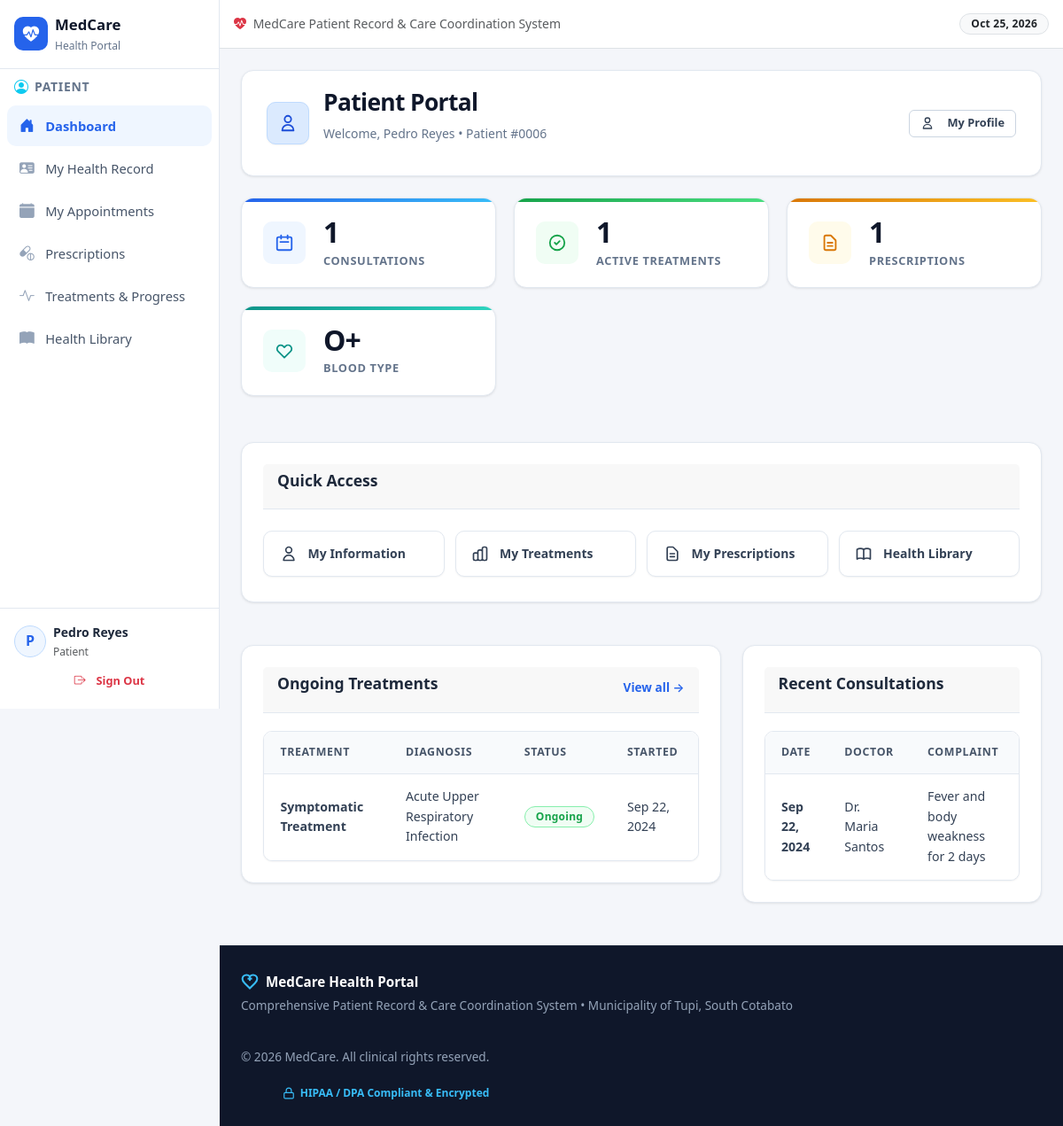
/pages/patient/dashboard.php (signed in), run on the app's committed database.
### tables this page shows
CREATE TABLE IF NOT EXISTS `patient_priority` (
  `priority_id` int NOT NULL AUTO_INCREMENT,
  `patient_id` int NOT NULL,
  `priority_level` enum('low','medium','high','critical') NOT NULL,
  `urgency_reason` text,
  `assigned_by` int NOT NULL,
  `assigned_at` timestamp NULL DEFAULT CURRENT_TIMESTAMP,
  `updated_at` timestamp NULL DEFAULT CURRENT_TIMESTAMP ON UPDATE CURRENT_TIMESTAMP,
  PRIMARY KEY (`priority_id`),
  KEY `assigned_by` (`assigned_by`),
  KEY `idx_patient` (`patient_id`),
  KEY `idx_priority` (`priority_level`)
);

CREATE TABLE IF NOT EXISTS `patients` (
  `patient_id` int NOT NULL AUTO_INCREMENT,
  `user_id` int DEFAULT NULL,
  `first_name` varchar(50) NOT NULL,
  `last_name` varchar(50) NOT NULL,
  `date_of_birth` date DEFAULT NULL,
  `gender` enum('male','female','other') DEFAULT NULL,
  `contact_number` varchar(20) DEFAULT NULL,
  `address` text,
  `emergency_contact_name` varchar(100) DEFAULT NULL,
  `emergency_contact_number` varchar(20) DEFAULT NULL,
  `blood_type` varchar(5) DEFAULT NULL,
  `allergies` text,
  `created_at` timestamp NULL DEFAULT CURRENT_TIMESTAMP,
  `updated_at` timestamp NULL DEFAULT CURRENT_TIMESTAMP ON UPDATE CURRENT_TIMESTAMP,
  PRIMARY KEY (`patient_id`),
  UNIQUE KEY `user_id` (`user_id`),
  KEY `idx_name` (`last_name`,`first_name`)
);

CREATE TABLE IF NOT EXISTS `treatments` (
  `treatment_id` int NOT NULL AUTO_INCREMENT,
  `consultation_id` int NOT NULL,
  `patient_id` int NOT NULL,
  `diagnosis_id` int DEFAULT NULL,
  `treatment_name` varchar(255) NOT NULL,
  `description` text,
  `instructions` text,
  `start_date` date DEFAULT NULL,
  `end_date` date DEFAULT NULL,
  `status` enum('pending','ongoing','completed','discontinued') DEFAULT 'pending',
  `prescribed_by` int NOT NULL,
  `created_at` timestamp NULL DEFAULT CURRENT_TIMESTAMP,
  `updated_at` timestamp NULL DEFAULT CURRENT_TIMESTAMP ON UPDATE CURRENT_TIMESTAMP,
  PRIMARY KEY (`treatment_id`),
  KEY `consultation_id` (`consultation_id`),
  KEY `diagnosis_id` (`diagnosis_id`),
  KEY `prescribed_by` (`prescribed_by`),
  KEY `idx_patient` (`patient_id`),
  KEY `idx_status` (`status`)
);

CREATE TABLE IF NOT EXISTS `diagnoses` (
  `diagnosis_id` int NOT NULL AUTO_INCREMENT,
  `consultation_id` int NOT NULL,
  `patient_id` int NOT NULL,
  `diagnosis_code` varchar(20) DEFAULT NULL,
  `diagnosis_name` varchar(255) NOT NULL,
  `description` text,
  `severity` enum('mild','moderate','severe') DEFAULT NULL,
  `diagnosed_by` int NOT NULL,
  `diagnosis_date` timestamp NULL DEFAULT CURRENT_TIMESTAMP,
  `created_at` timestamp NULL DEFAULT CURRENT_TIMESTAMP,
  `updated_at` timestamp NULL DEFAULT CURRENT_TIMESTAMP ON UPDATE CURRENT_TIMESTAMP,
  PRIMARY KEY (`diagnosis_id`),
  KEY `diagnosed_by` (`diagnosed_by`),
  KEY `idx_patient` (`patient_id`),
  KEY `idx_consultation` (`consultation_id`)
);

CREATE TABLE IF NOT EXISTS `consultations` (
  `consultation_id` int NOT NULL AUTO_INCREMENT,
  `patient_id` int NOT NULL,
  `doctor_id` int NOT NULL,
  `consultation_date` timestamp NULL DEFAULT CURRENT_TIMESTAMP,
  `chief_complaint` text,
  `vital_signs` text,
  `notes` text,
  `created_at` timestamp NULL DEFAULT CURRENT_TIMESTAMP,
  `updated_at` timestamp NULL DEFAULT CURRENT_TIMESTAMP ON UPDATE CURRENT_TIMESTAMP,
  PRIMARY KEY (`consultation_id`),
  KEY `idx_patient` (`patient_id`),
  KEY `idx_doctor` (`doctor_id`),
  KEY `idx_date` (`consultation_date`)
);

CREATE TABLE IF NOT EXISTS `users` (
  `user_id` int NOT NULL AUTO_INCREMENT,
  `username` varchar(50) NOT NULL,
  `password` varchar(255) NOT NULL,
  `role` enum('doctor','staff','patient') NOT NULL,
  `email` varchar(100) DEFAULT NULL,
  `full_name` varchar(100) NOT NULL,
  `is_active` tinyint(1) DEFAULT '1',
  `created_at` timestamp NULL DEFAULT CURRENT_TIMESTAMP,
  `updated_at` timestamp NULL DEFAULT CURRENT_TIMESTAMP ON UPDATE CURRENT_TIMESTAMP,
  PRIMARY KEY (`user_id`),
  UNIQUE KEY `username` (`username`),
  KEY `idx_role` (`role`),
  KEY `idx_username` (`username`)
);

### pages/patient/dashboard.php (the view, shortened to what this page needs)
<?php
require_once __DIR__ . '/../../includes/header.php';
$database = new Database();
$conn = $database->getConnection();
$user_id = $_SESSION['user_id'];
$query = "SELECT patient_id FROM patients WHERE user_id = ?";
$stmt = $conn->prepare($query);
$stmt->execute([$user_id]);
$patient = $stmt->fetch();
$patient_id = $patient['patient_id'];
$query = "
    SELECT p.*, pp.priority_level
    FROM patients p
    LEFT JOIN patient_priority pp ON pp.priority_id = (
        SELECT pp2.priority_id FROM patient_priority pp2
        WHERE pp2.patient_id = p.patient_id
        ORDER BY pp2.assigned_at DESC, pp2.priority_id DESC LIMIT 1
    )
    WHERE p.patient_id = ?
";
$stmt = $conn->prepare($query);
$stmt->execute([$patient_id]);
$patient_info = $stmt->fetch();
$query = "
    SELECT c.*, u.full_name as doctor_name
    FROM consultations c
    JOIN users u ON c.doctor_id = u.user_id
    WHERE c.patient_id = ?
    ORDER BY c.consultation_date DESC
    LIMIT 5
";
$stmt = $conn->prepare($query);
$stmt->execute([$patient_id]);
$recent_consultations = $stmt->fetchAll();
$query = "
    SELECT t.*, d.diagnosis_name
    FROM treatments t
    LEFT JOIN diagnoses d ON t.diagnosis_id = d.diagnosis_id
    WHERE t.patient_id = ? AND t.status IN ('pending', 'ongoing')
    ORDER BY t.start_date DESC
";
$stmt = $conn->prepare($query);
$stmt->execute([$patient_id]);
$active_treatments = $stmt->fetchAll();
$query = "
    SELECT p.*, u.full_name as doctor_name
    FROM prescriptions p
    JOIN users u ON p.doctor_id = u.user_id
    WHERE p.patient_id = ?
    ORDER BY p.prescription_date DESC
    LIMIT 5
";
$stmt = $conn->prepare($query);
$stmt->execute([$patient_id]);
$recent_prescriptions = $stmt->fetchAll();
?>
<div class="page-container">
    <div class="page-header">
        <div class="page-header-content">
            <div class="page-title-group">
                <div class="page-title-icon patient">
                    <svg xmlns="http://www.w3.org/2000/svg" width="22" height="22" fill="none" viewBox="0 0 24 24" stroke="currentColor" stroke-width="2">
                        <path stroke-linecap="round" stroke-linejoin="round" d="M16 7a4 4 0 11-8 0 4 4 0 018 0zM12 14a7 7 0 00-7 7h14a7 7 0 00-7-7z" />
                    </svg>
                </div>
                <div>
                    <h1 class="page-title">Patient Portal</h1>
                    <p class="page-subtitle">Welcome, <?php echo htmlspecialchars($patient_info['first_name'] . ' ' . $patient_info['last_name']); ?> • Patient #<?php echo str_pad($patient_id, 4, '0', STR_PAD_LEFT); ?></p>
                </div>
            </div>
            <div class="page-header-actions">
                <a href="<?php echo BASE_URL; ?>/pages/patient/my_info.php" class="btn btn-outline btn-sm">
                    <svg xmlns="http://www.w3.org/2000/svg" width="16" height="16" fill="none" viewBox="0 0 24 24" stroke="currentColor" stroke-width="2" style="margin-right:6px;vertical-align:-3px"><path stroke-linecap="round" stroke-linejoin="round" d="M16 7a4 4 0 11-8 0 4 4 0 018 0zM12 14a7 7 0 00-7 7h14a7 7 0 00-7-7z"/></svg>
                    My Profile
                </a>
            </div>
        </div>
    </div>
    <div class="stats-grid">
        <div class="stat-card primary">
            <div class="stat-icon">
                <svg xmlns="http://www.w3.org/2000/svg" width="22" height="22" fill="none" viewBox="0 0 24 24" stroke="currentColor" stroke-width="2"><path stroke-linecap="round" stroke-linejoin="round" d="M8 7V3m8 4V3m-9 8h10M5 21h14a2 2 0 002-2V7a2 2 0 00-2-2H5a2 2 0 00-2 2v12a2 2 0 002 2z"/></svg>
            </div>
            <div class="stat-content">
                <div class="stat-value"><?php echo count($recent_consultations); ?></div>
                <div class="stat-label">Consultations</div>
            </div>
        </div>
        <div class="stat-card success">
            <div class="stat-icon">
                <svg xmlns="http://www.w3.org/2000/svg" width="22" height="22" fill="none" viewBox="0 0 24 24" stroke="currentColor" stroke-width="2"><path stroke-linecap="round" stroke-linejoin="round" d="M9 12l2 2 4-4m6 2a9 9 0 11-18 0 9 9 0 0118 0z"/></svg>
            </div>
            <div class="stat-content">
                <div class="stat-value"><?php echo count($active_treatments); ?></div>
                <div class="stat-label">Active Treatments</div>
            </div>
        </div>
        <div class="stat-card warning">
            <div class="stat-icon">
                <svg xmlns="http://www.w3.org/2000/svg" width="22" height="22" fill="none" viewBox="0 0 24 24" stroke="currentColor" stroke-width="2"><path stroke-linecap="round" stroke-linejoin="round" d="M9 12h6m-6 4h6m2 5H7a2 2 0 01-2-2V5a2 2 0 012-2h5.586a1 1 0 01.707.293l5.414 5.414a1 1 0 01.293.707V19a2 2 0 01-2 2z"/></svg>
            </div>
            <div class="stat-content">
                <div class="stat-value"><?php echo count($recent_prescriptions); ?></div>
                <div class="stat-label">Prescriptions</div>
            </div>
        </div>
        <div class="stat-card teal">
            <div class="stat-icon">
            </div>
            <div class="stat-content">
                <div class="stat-value"><?php echo htmlspecialchars($patient_info['blood_type'] ?? 'N/A'); ?></div>
                <div class="stat-label">Blood Type</div>
            </div>
        </div>
    </div>
    <div class="card">
        <div class="card-header">
            <h3>Quick Access</h3>
        </div>
        <div class="card-body">
            <div class="quick-actions-grid">
                <a href="<?php echo BASE_URL; ?>/pages/patient/my_info.php" class="quick-action-item primary">
                    <svg xmlns="http://www.w3.org/2000/svg" width="20" height="20" fill="none" viewBox="0 0 24 24" stroke="currentColor" stroke-width="2"><path stroke-linecap="round" stroke-linejoin="round" d="M16 7a4 4 0 11-8 0 4 4 0 018 0zM12 14a7 7 0 00-7 7h14a7 7 0 00-7-7z"/></svg>
                    My Information
                </a>
                <a href="<?php echo BASE_URL; ?>/pages/patient/my_treatments.php" class="quick-action-item success">
                    My Treatments
                </a>
                <a href="<?php echo BASE_URL; ?>/pages/patient/prescriptions.php" class="quick-action-item warning">
                    <svg xmlns="http://www.w3.org/2000/svg" width="20" height="20" fill="none" viewBox="0 0 24 24" stroke="currentColor" stroke-width="2"><path stroke-linecap="round" stroke-linejoin="round" d="M9 12h6m-6 4h6m2 5H7a2 2 0 01-2-2V5a2 2 0 012-2h5.586a1 1 0 01.707.293l5.414 5.414a1 1 0 01.293.707V19a2 2 0 01-2 2z"/></svg>
                    My Prescriptions
                </a>
                <a href="<?php echo BASE_URL; ?>/pages/patient/health_education.php" class="quick-action-item info">
                    Health Library
                </a>
            </div>
        </div>
    </div>
    <div class="dashboard-two-col">
        <div class="card">
            <div class="card-header">
                <h3>Ongoing Treatments</h3>
                <a href="<?php echo BASE_URL; ?>/pages/patient/my_treatments.php" class="card-header-link">View all →</a>
            </div>
            <div class="card-body p-0">
                <?php if (empty($active_treatments)): ?>
                    <div class="empty-state small">No active treatments at this time.</div>
                <?php else: ?>
                    <div class="table-container">
                        <table>
                            <thead>
                                <tr>
                                    <th>Treatment</th>
                                    <th>Diagnosis</th>
                                    <th>Status</th>
                                    <th>Started</th>
                                </tr>
                            </thead>
                            <tbody>
                                <?php foreach ($active_treatments as $treatment): ?>
                                    <tr>
                                        <td><strong><?php echo htmlspecialchars($treatment['treatment_name'] ?? ''); ?></strong></td>
                                        <td><?php echo htmlspecialchars($treatment['diagnosis_name'] ?? 'N/A'); ?></td>
                                        <td>
                                            <span class="badge badge-<?php echo $treatment['status'] === 'ongoing' ? 'success' : 'warning'; ?>">
                                                <?php echo ucfirst($treatment['status'] ?? ''); ?>
                                            </span>
                                        </td>
                                        <td><?php echo date('M d, Y', strtotime($treatment['start_date'])); ?></td>
                                    </tr>
                                <?php endforeach; ?>
                            </tbody>
                        </table>
                    </div>
                <?php endif; ?>
            </div>
        </div>
        <div class="card">
            <div class="card-header">
                <h3>Recent Consultations</h3>
            </div>
            <div class="card-body p-0">
                <?php if (empty($recent_consultations)): ?>
                    <div class="empty-state small">No consultations recorded yet.</div>
                <?php else: ?>
                    <div class="table-container">
                        <table>
                            <thead>
                                <tr>
                                    <th>Date</th>
                                    <th>Doctor</th>
                                    <th>Complaint</th>
                                </tr>
                            </thead>
                            <tbody>
                                <?php foreach ($recent_consultations as $consultation): ?>
                                    <tr>
                                        <td>
                                            <span style="font-weight:600;"><?php echo date('M d, Y', strtotime($consultation['consultation_date'])); ?></span>
                                        </td>
                                        <td><?php echo htmlspecialchars($consultation['doctor_name'] ?? ''); ?></td>
                                        <td><?php echo htmlspecialchars(substr($consultation['chief_complaint'], 0, 35)) . (strlen($consultation['chief_complaint']) > 35 ? '...' : ''); ?></td>
                                    </tr>
                                <?php endforeach; ?>
                            </tbody>
                        </table>
                    </div>
                <?php endif; ?>
            </div>
        </div>
    </div>
</div>
<?php require_once __DIR__ . '/../../includes/footer.php'; ?>

### data on the page
patient_priority: patient.last_name "Pedro Reyes", patient.blood_type "O+"
patients: patient_id "0006"
treatments: treatment_name "Symptomatic Treatment", diagnosis.diagnosis_name "Acute Upper Respiratory Infection", status "Ongoing", start_date "Sep 22, 2024"
consultations: consultation_date "Sep 22, 2024", doctor.full_name "Dr. Maria Santos", chief_complaint "Fever and body weakness for 2 days"

### other printed values
$user_initials "P"
$user_name "Pedro Reyes"
$user_role "Patient"
count($recent_consultations) "1"
count($active_treatments) "1"
count($recent_prescriptions) "1"
